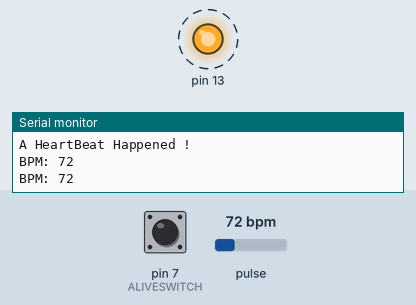
Recording of a sketch running on a simulated Arduino Uno, built with avr-gcc and run on an emulated ATmega328P. Parts: output pins drawn as LEDs (lit = HIGH), the last lines printed to the serial monitor. Dashed ring = blinking. Inputs (shaded band) come from the test bench; at power-on: pulse 72 bpm, pin 7 (ALIVESWITCH) LOW.

Above: at 1.8 s.
1.9 s: pulse set to 67 bpm
4.1 s: pulse set to 70 bpm
At 6.1 s:
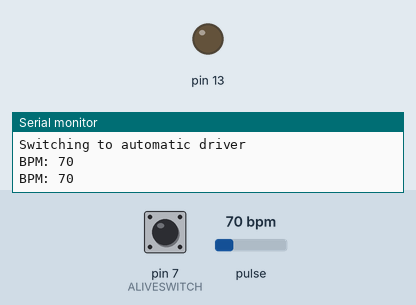
6.3 s: pulse set to 42 bpm
At 7.9 s:
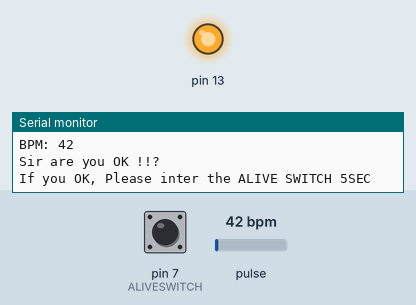
Timing chart, 0 to 9.4 s (numbered marks = the images above; inputs shaded):
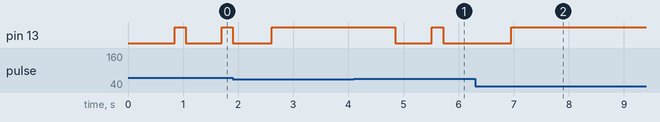

Measured:
- after the input at 4.1 s, pin 13: HIGH → LOW after 0.75 s, → HIGH 0.67 s later, → LOW 0.20 s later

The sketch:

H_B_S.ino
```cpp
#define ALIVESWITCH 7
#define USE_ARDUINO_INTERRUPTS true    // Set-up low-level interrupts for most acurate BPM math.
#include <PulseSensorPlayground.h>     // Includes the PulseSensorPlayground Library.
//  Variables

const int PulseWire = 0;       // PulseSensor PURPLE WIRE connected to ANALOG PIN 0
const int LED13 = 13;          // The on-board Arduino LED, close to PIN 13.
int Threshold = 550;           // Determine which Signal to "count as a beat" and which to ignore.
int sw;                              // Use the "Gettting Started Project" to fine-tune Threshold Value beyond default setting.
                               // Otherwise leave the default "550" value.
int counter=0;
PulseSensorPlayground pulseSensor;  // Creates an instance of the PulseSensorPlayground object called "pulseSensor"


void setup() {

  Serial.begin(9600);          // For Serial Monitor
  pinMode(ALIVESWITCH,INPUT);

  // Configure the PulseSensor object, by assigning our variables to it.
  pulseSensor.analogInput(PulseWire);
  pulseSensor.blinkOnPulse(LED13);       //auto-magically blink Arduino's LED with heartbeat.
  pulseSensor.setThreshold(Threshold);


  // Double-check the "pulseSensor" object was created and "began" seeing a signal.
   if (pulseSensor.begin()) {                                // Start if for SENSOR
    Serial.println("Hello Sir!");                            // Print a message to the Serial.
    delay(300);
    Serial.println("We created a pulse Sensor Object !");    //This prints one time at Arduino power-up,  or on Arduino reset.
    delay(300);
  }                                                          // End if for SENSOR
  Serial.println("A HeartBeat Happened ! "); // If test is "true", print a message "a heartbeat happened".
}

void loop() {//Start Void Loop

 int myBPM = pulseSensor.getBeatsPerMinute();  // Calls function on our pulseSensor object that returns BPM as an "int".
                                               // "myBPM" hold this BPM value now.

if (pulseSensor.sawStartOfBeat()) {            // Constantly test to see if "a beat happened".

      Serial.print("BPM: ");                        // Print phrase "BPM: "
      Serial.println(myBPM);                        // Print the value inside of myBPM.

  if(myBPM < 70 || myBPM >100 ){                    // Start if for CONDITION

      //Serial.print("BPM: ");                        // Print phrase "BPM: "
      //Serial.println(myBPM);                        // Print the value inside of myBPM.
      Serial.println("Sir are you OK !!?");
      Serial.println("If you OK, Please inter the ALIVE SWITCH 5SEC");

       delay(2000);
      sw=digitalRead(ALIVESWITCH);

        if(sw==0){//Start if for SWITCH
          ////delay(10);
      Serial.println("Switching to automatic driver");
      }//Start if for SWITCH
      else if(sw==1)
      {//Start if else for SWITCH

      counter++;

           if(counter>=3)
      {
       Serial.println("Sir You are not OK");
       Serial.println("Switching to automatic driver");
       Serial.println("Autodriver will go to hosbital");
        }
        else
        {
          Serial.println("Good Sir");
          }

      }//End if else for SWITCH

  }//End if for CONDITION


}//End if for Constantly test

  delay(20);                    // considered best practice in a simple sketch.

} //End Void loop
```
